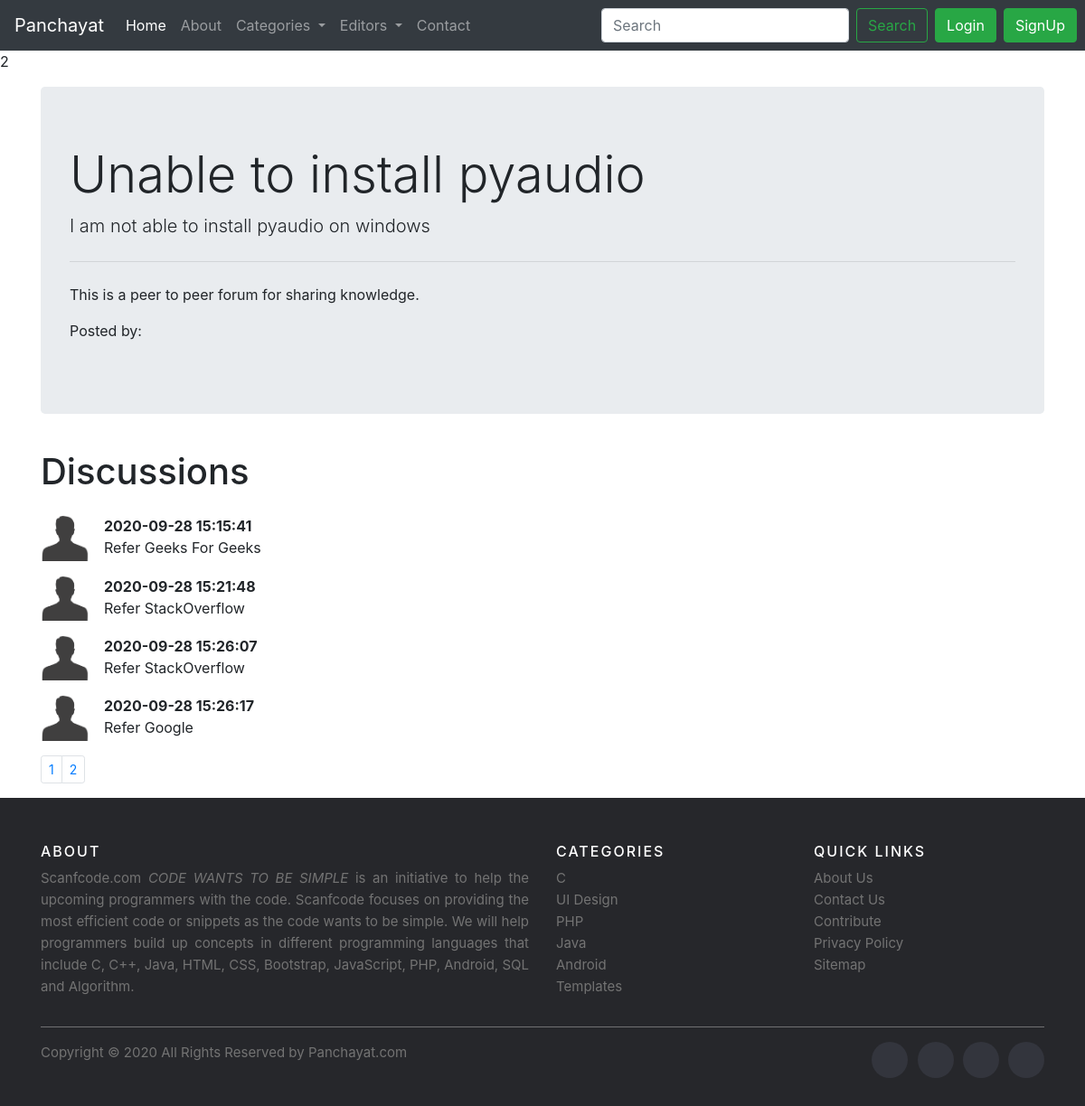
/temp.php?threadid=1, run on the app's committed database.
### tables this page shows
CREATE TABLE `threads` (
  `thread_id` int(7) NOT NULL,
  `thread_title` varchar(255) NOT NULL,
  `thread_desc` text NOT NULL,
  `thread_cat_id` int(7) NOT NULL,
  `thread_user_id` int(7) NOT NULL,
  `timestamp` datetime NOT NULL DEFAULT current_timestamp()
);

CREATE TABLE `comments` (
  `comment_id` int(8) NOT NULL,
  `comment_content` text NOT NULL,
  `thread_id` int(8) NOT NULL,
  `comment_by` int(8) NOT NULL,
  `comment_time` datetime NOT NULL DEFAULT current_timestamp()
);

### temp.php (the view, shortened to what this page needs)
<!doctype html>
<html lang="en">
<head>
    <link rel="stylesheet" href="https://stackpath.bootstrapcdn.com/bootstrap/4.5.0/css/bootstrap.min.css"
>
</head>
<body>
    <?php include 'partials/_dbconnect.php';?>
    <?php include 'partials/_header.php';?>
    <?php
    $id=$_GET['threadid'];
    $per_page=4;
    $record=mysqli_num_rows(mysqli_query($conn,"SELECT * FROM `comments` WHERE thread_id=$id"));
    $pagi=ceil($record/$per_page);
    echo $pagi;
    $start=0;
    ?>
    <?php
    $sql="SELECT * FROM `threads` WHERE thread_id=$id";
    $result=mysqli_query($conn,$sql);
    while($row=mysqli_fetch_assoc($result)){
        $title=$row['thread_title'];
        $desc=$row['thread_desc'];
        $thread_user_id=$row['thread_user_id'];
        $sql3="SELECT * FROM `users` WHERE `user_id` = '$thread_user_id'";
            $result3=mysqli_query($conn,$sql3);
            $row3=mysqli_fetch_assoc($result3);
     }
    ?>
    <div class="container my-3">
        <div class="jumbotron">
            <h1 class="display-4"><?php echo $title;?></h1>
            <p class="lead"><?php echo $desc;?></p>
            <hr class="my-4">
            <p>This is a peer to peer forum for sharing knowledge.</p>
            <p>Posted by: <b><?php echo $row3['user_name'] ?></b></p>
        </div>
    </div>
    <div class="container my-3" style="margin-bottom:100px">
        <h1 class="py-2">Discussions</h1>
        <?php
        $id=$_GET['threadid'];
        $sql="SELECT * FROM `comments` WHERE thread_id=$id limit $start,$per_page";
        $result=mysqli_query($conn,$sql);
        while($row=mysqli_fetch_assoc($result)){
            $content=$row['comment_content'];
            $comment_time=$row['comment_time'];
            $comment_by=$row['comment_by'];
            $sql2="SELECT * FROM `users` WHERE `user_id` = '$comment_by'";
            $result2=mysqli_query($conn,$sql2);
            $row2=mysqli_fetch_assoc($result2);
        echo '<div class="media my-3">
            <img src="img/user.png" width="54px" class="mr-3" alt="...">
            <div class="media-body">
                <p class="font-weight-bold my-0">' . $row2['user_name']. ' ' . $comment_time. '</p>
                ' . $content.'
            </div>
        </div>';}
    ?>
            <ul class="pagination pagination-sm">
                <?php for($i=1;$i<=$pagi;$i++){
                echo '<li class="page-item"><a class="page-link" href="?start='.$i.'">' . $i .'</a></li>';}?>
            </ul>
    </div>
    <?php include 'partials/_footer.php';?>
</body>
</html>

### data on the page
threads: thread_title "Unable to install pyaudio", thread_desc "I am not able to install pyaudio on windows"
comments: comment_time "2020-09-28 15:15:41", comment_content "Refer Geeks For Geeks"
comments: comment_time "2020-09-28 15:21:48", comment_content "Refer StackOverflow"
comments: comment_time "2020-09-28 15:26:07", comment_content "Refer StackOverflow"
comments: comment_time "2020-09-28 15:26:17", comment_content "Refer Google"

### other printed values
$pagi "2"
